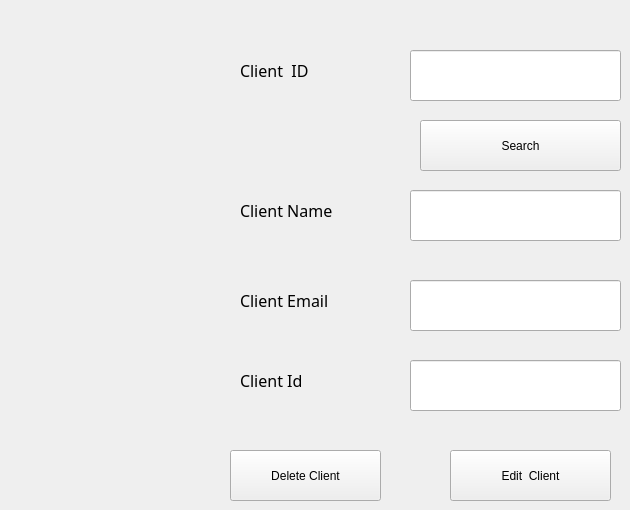
      <widget class="QWidget" name="tab_13">
       <attribute name="title">
        <string>EDIT / DeleteClients</string>
       </attribute>
       <widget class="QLineEdit" name="lineEdit_4">
        <property name="geometry">
         <rect>
          <x>410</x>
          <y>50</y>
          <width>211</width>
          <height>51</height>
         </rect>
        </property>
       </widget>
       <widget class="QLabel" name="label_30">
        <property name="geometry">
         <rect>
          <x>240</x>
          <y>50</y>
          <width>141</width>
          <height>41</height>
         </rect>
        </property>
        <property name="font">
         <font>
          <family>Sans Serif</family>
          <pointsize>12</pointsize>
         </font>
        </property>
        <property name="text">
         <string>Client  ID</string>
        </property>
       </widget>
       <widget class="QPushButton" name="pushButton_30">
        <property name="geometry">
         <rect>
          <x>450</x>
          <y>450</y>
          <width>161</width>
          <height>51</height>
         </rect>
        </property>
        <property name="text">
         <string>Edit  Client</string>
        </property>
       </widget>
       <widget class="QPushButton" name="pushButton_31">
        <property name="geometry">
         <rect>
          <x>230</x>
          <y>450</y>
          <width>151</width>
          <height>51</height>
         </rect>
        </property>
        <property name="text">
         <string>Delete Client</string>
        </property>
       </widget>
       <widget class="QPushButton" name="pushButton_32">
        <property name="geometry">
         <rect>
          <x>420</x>
          <y>120</y>
          <width>201</width>
          <height>51</height>
         </rect>
        </property>
        <property name="text">
         <string>Search</string>
        </property>
       </widget>
       <widget class="QLineEdit" name="lineEdit_93">
        <property name="geometry">
         <rect>
          <x>410</x>
          <y>190</y>
          <width>211</width>
          <height>51</height>
         </rect>
        </property>
        <property name="text">
         <string/>
        </property>
       </widget>
       <widget class="QLineEdit" name="lineEdit_94">
        <property name="geometry">
         <rect>
          <x>410</x>
          <y>280</y>
          <width>211</width>
          <height>51</height>
         </rect>
        </property>
        <property name="text">
         <string/>
        </property>
       </widget>
       <widget class="QLabel" name="label_142">
        <property name="geometry">
         <rect>
          <x>240</x>
          <y>280</y>
          <width>141</width>
          <height>41</height>
         </rect>
        </property>
        <property name="font">
         <font>
          <family>Sans Serif</family>
          <pointsize>12</pointsize>
         </font>
        </property>
        <property name="text">
         <string>Client Email</string>
        </property>
       </widget>
       <widget class="QLabel" name="label_143">
        <property name="geometry">
         <rect>
          <x>240</x>
          <y>190</y>
          <width>141</width>
          <height>41</height>
         </rect>
        </property>
        <property name="font">
         <font>
          <family>Sans Serif</family>
          <pointsize>12</pointsize>
         </font>
        </property>
        <property name="text">
         <string>Client Name</string>
        </property>
       </widget>
       <widget class="QLabel" name="label_144">
        <property name="geometry">
         <rect>
          <x>240</x>
          <y>360</y>
          <width>141</width>
          <height>41</height>
         </rect>
        </property>
        <property name="font">
         <font>
          <family>Sans Serif</family>
          <pointsize>12</pointsize>
         </font>
        </property>
        <property name="text">
         <string>Client Id</string>
        </property>
       </widget>
       <widget class="QLineEdit" name="lineEdit_95">
        <property name="geometry">
         <rect>
          <x>410</x>
          <y>360</y>
          <width>211</width>
          <height>51</height>
         </rect>
        </property>
        <property name="text">
         <string/>
        </property>
       </widget>
      </widget>
